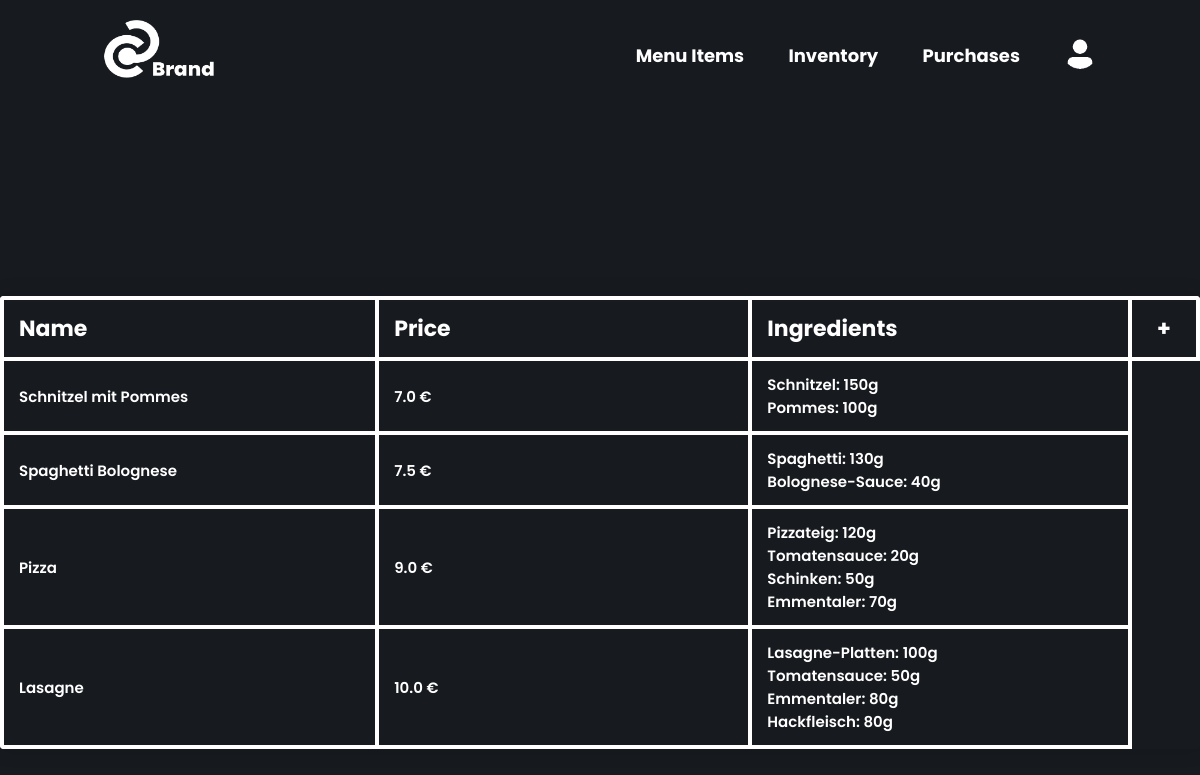
The page /menu-items/ (signed in) on the database its author committed.
### restaurant/models.py (models this page shows, shortened)
class MenuItem(models.Model):
    menu_name = models.CharField(max_length=100, blank=False)
    menu_price = models.FloatField(default=0, blank=False)
    menu_ingredients = models.JSONField(default=0, null=True, blank=False)

### restaurant/views.py (the view)
# urls.py: path('menu-items/', views.MenuItemsList.as_view(), name='menu_items'),
class MenuItemsList(LoginRequiredMixin, TemplateView):
    template_name = "menu_item_table.html"
    def get_context_data(self, **kwargs: Any) -> dict[str, Any]:
        context = super().get_context_data(**kwargs)
        menu_items = MenuItem.objects.all()
        context["data"] = menu_items
        context["columns"] = ["Name", "Price", "Ingredients"]
        return context

### templates/menu_item_table.html (shortened to what this page needs)
{% extends 'base.html' %}
{% load static %}
{% block content %}
<div class="table--wrapper">
    <div class="table--container">
        <table class="content-table">
            <thead>
                <tr>
                    {% for column_name in columns %}
                    <th>{{ column_name }}</th>
                    {% endfor %}
                    <th class="table--add--button" data-href="{% url 'menu_items_create' %}">+</th>
                </tr>
            </thead>
            <tbody>
                {% for menu in data %}
                <tr class="clickable-row" data-href="{% url 'menu_items_update' menu.id %}">
                    <td>
                        {{ menu.menu_name }}
                    </td>
                    <td>{{ menu.menu_price }} €</td>
                    <td>
                        <ul>
                            {% for key, value in menu.menu_ingredients.ingredients.items %}
                            <li>{{key}}: {{value}}g</li>
                            {% endfor %}
                        </ul>
                    </td>
                </tr>
                {% empty %}
                <h1>No Menu Items Yet</h1>
                {% endfor %}
            </tbody>
        </table>
    </div>
</div>
{% endblock %}

### static/restaurant/styles.css (style rules this page uses)
* { margin: 0; padding: 0; box-sizing: border-box; font-family: "Poppins", sans-serif; }
body { min-height: 100vh; background-color: #171a1f; }
.table--wrapper { display: flex; position: relative; justify-content: center; top: 20vh; }
.table--container { display: flex; justify-content: center; align-items: center; text-align: left; flex-direction: column; position: relative; height: fit-content; max-width: max-content; }
.content-table { border-collapse: collapse; border-radius: 4px 4px 4px 4px; margin: 25px 0; font-size: 0.9em; min-width: 400px; overflow: hidden; box-shadow: 0 0 20px rgba(0,0,0,0.15); }
.content-table thead tr { background-color: #171a1f; color: white; text-align: left; font-weight: bold; font-size: 22px; cursor: default; }
.content-table th, .content-table td { padding: 12px 15px; border: 4px solid white; width: 400px; }
.content-table th.table--add--button { width: 70px; text-align: center; cursor: pointer; }
.content-table td { font-weight: 600; color: white; }
.content-table tbody tr { background-color: #171a1f; font-size: 15px; }
.content-table tbody tr td ul { list-style-type: none; }

### rows shown on the page
MenuItem: menu_name "Schnitzel mit Pommes", menu_price "7.0", ingredients "Schnitzel" "Pommes", ingredients "150" "100"
MenuItem: menu_name "Spaghetti Bolognese", menu_price "7.5", ingredients "Spaghetti" "Bolognese-Sauce", ingredients "130" "40"
MenuItem: menu_name "Pizza", menu_price "9.0", ingredients "Pizzateig" "Tomatensauce" "Schinken" "Emmentaler", ingredients "120" "20" "50" "70"
MenuItem: menu_name "Lasagne", menu_price "10.0", ingredients "Lasagne-Platten" "Tomatensauce" "Emmentaler" "Hackfleisch", ingredients "100" "50" "80" "80"

### other values the page prints
{{ column_name }} "Name" "Price" "Ingredients"
